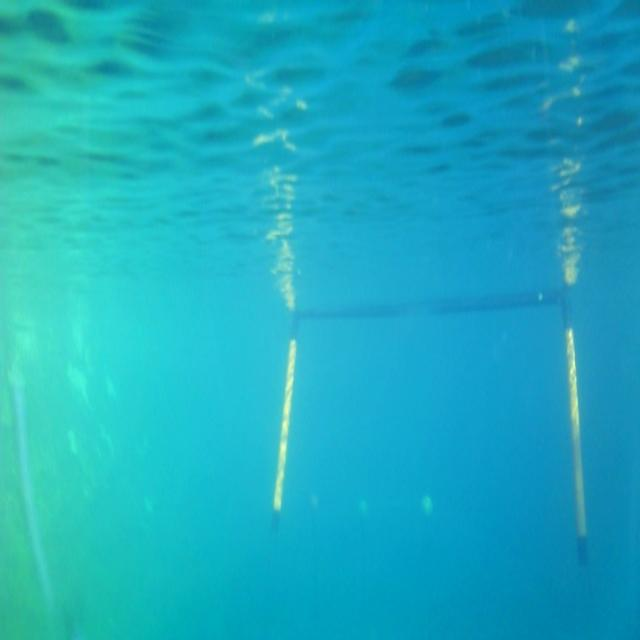
#> input picture data/custom/119.jpg, 640 x 640 px, given in place of 120.jpg.png, which was not available
$ python gate.py data/custom/119.jpg data/custom/120.jpg
#> lines starting #> are read from the running program, lines starting #| are printed output that depends on the picture; after the words box and inside, x2 and y2 are one past the last pixel; in counts of white or black regions, pixels touching at a corner belong together; pictures that were not available may be replaced by others from this repository, and a replacement may not be noted
import cv2
import numpy as np
import matplotlib.pyplot as plt
import copy
from skimage.data import page
from skimage.filters import (threshold_otsu, threshold_niblack, threshold_sauvola)
from skimage.transform import rotate
from scipy.signal import savgol_filter
from scipy import signal
import os
import sys
import time

###################################################
colorBalanceRatio = 20
lb = []
lc = []
le = []
ld = True
lf = []
lg = []
################################
# helpers and driver
################################


# [13 lines left out: functions show, show2, not called in this run]


def open(name, path1):
    #"/Users/rongk/Downloads/test.jpg"):
#> called with name = 'data/custom/119.jpg', path1 = 'data/custom/120.jpg'
    if name == "d":
        path0 = "/home/dhyang/Desktop/Vision/Vision/images/"
        #path0 = "/home/dhyang/Desktop/Vision/Vision/Neural_Net/Train/"
    #path = "/Users/rongk/Downloads/Vision-master/Vision-master/RoboticsImages/images/training15.png"
    #path = "/Users/rongk/Downloads/Vision-master/Vision-master/RoboticsImages/03.jpg"
    else:
        path0 = "/Users/rongk/Downloads/visionCode/Vision/test2/"
    path = path0+str(path1)
    if os.path.isfile(path+'.jpg'):
        img = cv2.imread(path+'.jpg')
    else:
        img = cv2.imread(path+'.png')
#> img is the input picture: shape (640, 640, 3); mean B, G, R 192, 172, 28
    return img


# [109 lines left out: functions analysis, detectNoteheadBlobs, reflect, IDilluRefDecompose, FsimpleColorBalance, not called in this run]
#@@@@@@@@@@@@@@@@@@@@@@@@@@@@@@@@@@@@@@@@@@@@@@@@@@@@@@@@@@@
#@@@@@@@@@@@@@@@@@@@@@@@@@@@@@@@@@@@@@@@@@@@@@@@@@@@@@@@@@@@


def binarization(img):
    img = cv2.GaussianBlur(img,(5,5),0)
    gray = cv2.cvtColor(img, cv2.COLOR_BGR2GRAY)
    #gray = cv2.bilateralFilter(gray,9,10,15)
    thresh1 = cv2.adaptiveThreshold(gray, 255, cv2.ADAPTIVE_THRESH_GAUSSIAN_C, cv2.THRESH_BINARY_INV, 35, 2)
    #ret, thresh1 = cv2.threshold(gray, 250, 255, cv2.THRESH_BINARY_INV)

    thresh1 = cv2.bitwise_not(thresh1)
    #thresh1 = cv2.bilateralFilter(thresh1,4,5,75)


    return thresh1

def rotateGetLines(image,graph):
    start = time.time()
    numDetected = -1
    lineLocs = []
    o = copy.deepcopy(image)
    o1 = copy.deepcopy(image)
    o1 = 255-o1
    csums = np.sum(o1,axis = 0)
    image = rotateToHorizontal(image)
    k = getLines(image)
    if k != -1:
        lineLocs.append(getLines(image))
    leeway = 40
    if len(lineLocs)==1:
        if lineLocs[0]-leeway >= 0:
            o[:,lineLocs[0]-leeway:lineLocs[0]]=255
        else:
            o[:,0:lineLocs[0]]=255

        if lineLocs[0]+leeway >= o.shape[1]:
            o[:,lineLocs[0]:-1]=255
        else:
            o[:,lineLocs[0]:lineLocs[0]+leeway]=255

    else:
        numDetected = 0
        return lineLocs,0
    image = rotateToHorizontal(o)
    #cv2.imshow("sdjfnskjf",image)
    k = getLines(image)
    if k!= -1:
        lineLocs.append(getLines(image))
    if len(lineLocs) == 2:
        numDetected = 2
    else:
        numDetected = 1
    if False:
        plt.plot(csums)
        for i in range(len(lineLocs)):
            #print(lineLocs[i])
            plt.axvline(x=lineLocs[i], color='r', linewidth=1)
        plt.ioff()
        plt.show()

    return lineLocs,numDetected


def getLines(newImg):
    newImg = 255-newImg
    csums = np.sum(newImg, axis=0)
    csums1 = copy.deepcopy(csums)
    leeway = 25
    #f = savgol_filter(csums1,101,2,0)
    #csums = np.subtract(csums,f)
    #csums = np.convolve(csums,[2,-1])
    csums2 = copy.deepcopy(csums)
    # [4 lines of commented-out code are left out]

    pred = np.argmax(csums)
    c1= newImg[:,pred]
    m= (int)(np.sum(c1)/255)
    if m<=20:
        return -1
    lhs = pred-leeway
    rhs = pred+leeway
    if lhs < 0:
        lhs = 0
    if rhs >= newImg.shape[1]:
        rhs = newImg.shape[1]-1
    csums[lhs:rhs] = 0


    newImg = cv2.cvtColor(newImg, cv2.COLOR_GRAY2BGR)
    #error = lineLocs[2][1]-(lineLocs[0][1]+lineLocs[1][1])/2
    error = 0
    return pred


# [17 lines left out: function plotLines, not called in this run]


def segment(image):
    mdpt = (int)(image.shape[0]/2)
#> mdpt = 320
    striph = 50
    return image[mdpt - striph: mdpt + striph, :]


def adjust(image):
    alphah = 1
    alphas = 1
    alphav = 1

    h, s, v = cv2.split(image)
    new_image = np.zeros(image.shape, image.dtype)
    h1, s1, v1 = cv2.split(new_image)

    maximum = h.mean()
    #maximum = h.min()
    beta = 127-alphah*maximum  # Simple brightness control
    h1 = cv2.convertScaleAbs(h, alpha=alphah, beta=beta)

    maximum = s.mean()
    beta =127-alphas*maximum  # Simple brightness control
    s1 = cv2.convertScaleAbs(s, alpha=alphas, beta=beta)

    maximum = v.mean()
    beta = 127-alphav*maximum  # Simple brightness control
    v1 = cv2.convertScaleAbs(v, alpha=alphav, beta=beta)

    new_image = cv2.merge([h1, s1, v1])
    return new_image


def adjustLAB(image):
    alphah = 1
    alphas = 0
    alphav = 5

    image = cv2.cvtColor(image, cv2.COLOR_BGR2YUV)
#> image: shape (100, 640, 3); mean of channels 0, 1, 2 143.8, 157.9, 38.7
    h, s, v = cv2.split(image)
    new_image = np.zeros(image.shape, image.dtype)
    h1, s1, v1 = cv2.split(new_image)
#> h1: shape (100, 640); every value is 0
#> new_image: shape (100, 640, 3); every value is 0

    maximum = h.mean()
#> maximum = 143.8
    #maximum = h.min()
    beta = 200-alphah*maximum  # Simple brightness control
#> beta = 56.22
    h1 = cv2.convertScaleAbs(h, alpha=alphah, beta=beta)
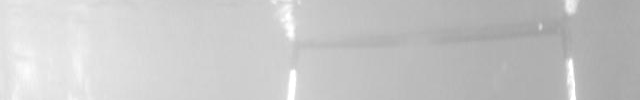
#> h1: shape (100, 640); min 161, max 255, mean 199.7

    maximum = s.mean()
#> maximum = 157.9
    beta = 127-alphas*maximum  # Simple brightness control
#> beta = 127
    s1 = cv2.convertScaleAbs(s, alpha=alphas, beta=beta)
#> s1: shape (100, 640); every value is 127

    maximum = v.mean()
#> maximum = 38.72
    beta = 127-alphav*maximum  # Simple brightness control
#> beta = -66.6
    v1 = cv2.convertScaleAbs(v, alpha=alphav, beta=beta)


    new_image = cv2.merge([h, s1, v1])
#> new_image: shape (100, 640, 3); mean of channels 0, 1, 2 143.8, 127, 124.6
    new_image = cv2.cvtColor(new_image,cv2.COLOR_YUV2BGR);
    return new_image

############################################

# [7 lines left out: function HoughLines, not called in this run]
    #cv2.imshow("lsdjjndldsjd",gray)


def rotateToHorizontal(img, lb=-20, ub=20, incr=1, topN=1):
    bestscore = -np.inf
    bestTheta = 0
    img = 255 - img
    for theta in np.arange(lb, ub, incr):
        imgRot = rotate(img,theta,resize = True,cval = 0)
        csums = np.sum(imgRot, axis=0)
        curscore = np.max(csums)
        if curscore >  bestscore:
            bestscore = curscore
            bestTheta = theta

    result = rotate(img,bestTheta,resize = True,cval = 0)
    #np.set_printoptions(threshold=sys.maxsize)
    #print(result)
    #print(bestTheta,bestscore)
    img  = 255 - 255*result
    img = img.astype(np.uint8)
    return img

# [34 lines left out: function findLeft, not called in this run]

def mainImg(img):
    start_time = time.time()
    original = img
    origin = copy.deepcopy(original)

    o1 = original

    segmented = segment(original)

    #segmented = reflect(original)


    segmented = adjustLAB(segmented)

    #print(time.time()-start_time)

    segmented = adjust(segmented)
#> in adjust, `h, s, v = cv2.split(image)`:
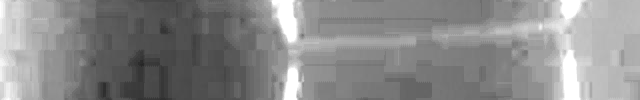
#> v: shape (100, 640); min 36, max 255, mean 138.4
#> in adjust, `maximum = h.mean()`: maximum = 141.8
#> in adjust, `beta = 127-alphah*maximum`: beta = -14.78
#> in adjust, `maximum = s.mean()`: maximum = 146.1
#> in adjust, `beta =127-alphas*maximum`: beta = -19.09
#> in adjust, `maximum = v.mean()`: maximum = 138.4
#> in adjust, `beta = 127-alphav*maximum`: beta = -11.43
    # Higher discernability = lower distinguishing power

    discernability = 25

    newImg = cv2.medianBlur(segmented, discernability)
    newImg = 255-cv2.absdiff(segmented, newImg)

    # [4 lines of commented-out code are left out]

    newImg1 = binarization(newImg)
#> in binarization, `thresh1 = cv2.adaptiveThreshold(gray, 255, cv2.ADAPTIVE_THRESH_GAUSSIA..`:
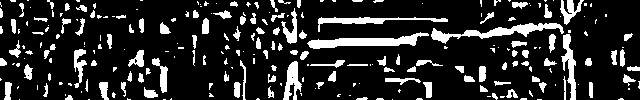
#> thresh1: shape (100, 640); 16.2% white; 249 white regions (131 under 20 px), largest, box (x1, y1, x2, y2) and area: (307, 32, 429, 49) 918, (431, 23, 564, 44) 873, (318, 17, 448, 32) 546
    newImg1 = 255-newImg1
    #newImg1 = np.multiply(newImg1,mask)
    newImg1 = 255-newImg1

    for i in range(1):
        newImg1 = cv2.dilate(newImg1,np.ones((5,1)),iterations = 2)
        newImg1 = cv2.erode(newImg1,np.ones((5,1)),iterations = 1)
    newImg1 = cv2.erode(newImg1,np.ones((5,1)),iterations = 1)
#> newImg1: shape (100, 640); 94% white; 73 black regions (26 under 20 px), largest, box (x1, y1, x2, y2) and area: (563, 34, 576, 100) 369, (284, 61, 298, 100) 347, (286, 8, 297, 44) 182
    #newImg1 = cv2.dilate(newImg1,np.ones((1,5)),iterations = 1)
    newImg1 = cv2.erode(newImg1,np.ones((1,3)),iterations = 1)
#> newImg1: shape (100, 640); 90.5% white; 68 black regions, largest, box (x1, y1, x2, y2) and area: (562, 34, 577, 100) 561, (283, 61, 302, 100) 492, (283, 8, 298, 44) 294


    #print("before:" + str(time.time()-start_time))

    lineLocs,numDetected = rotateGetLines(newImg1,True)
#> in rotateGetLines, `csums = np.sum(o1,axis = 0)`: csums = 640 values, max 19635 at index 296, min 0 at index 3, mean 2411.7
#> the loop in rotateToHorizontal, `for theta in np.arange(lb, ub, incr):` made 40 passes
#> (curscore, bestscore) on passes 1, 2, 7, 8, 9, 10, 11, 12, 13: (53.17, 53.17), (55.65, 55.65), (58.79, 58.79), (63.91, 63.91), (65.24, 65.24), (71.57, 71.57), (84.51, 84.51), (91.17, 91.17), (91.9, 91.9)
#> curscore on passes 3, 4, 5, 6, 14, 15: 54.23, 49.14, 49.87, 54.43, 91.68, 91.5
#> pass 1, in rotateToHorizontal, `imgRot = rotate(img,theta,resize = True,cval = 0)`:
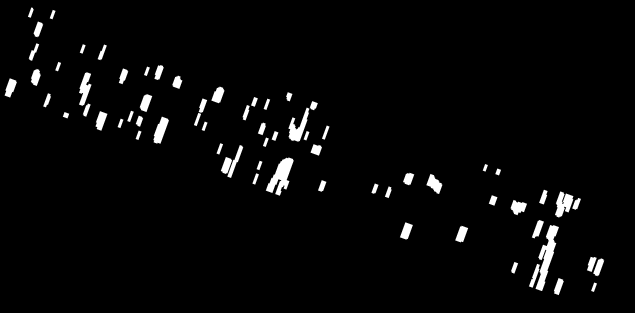
#> imgRot: shape (313, 635) float64; min 0, max 1, mean 0.0305
#> after the loop in rotateToHorizontal, `for theta in np.arange(lb, ub, incr):`: bestTheta = -8; bestscore = 91.9
#> in rotateToHorizontal, `img  = 255 - 255*result`:
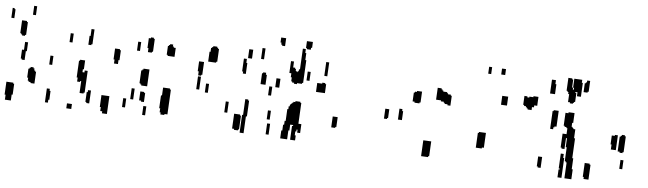
#> img: shape (188, 648) float64; min 0, max 255, mean 242.3
#> in getLines, `csums = np.sum(newImg, axis=0)`: csums = 648 values, max 23436 at index 570, min 0 at index 0, mean 2384.3
#> in getLines, `csums1 = copy.deepcopy(csums)`: csums1 has the same summary as csums
#> in getLines, `csums2 = copy.deepcopy(csums)`: csums2 has the same summary as csums
#> in getLines, `pred = np.argmax(csums)`: pred = 570
#> in getLines, `c1= newImg[:,pred]`: c1 = 188 values, max 255 at index 79, min 0 at index 0, mean 124.7
#> in getLines, `m= (int)(np.sum(c1)/255)`: m = 91
#> in getLines, `lhs = pred-leeway`: lhs = 545
#> in getLines, `rhs = pred+leeway`: rhs = 595
#> in rotateGetLines, `k = getLines(image)`: k = 570
#> in rotateGetLines, `o[:,lineLocs[0]:lineLocs[0]+leeway]=255`:
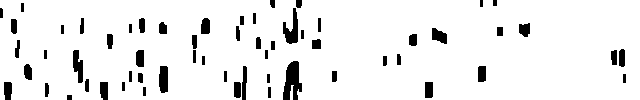
#> o: shape (100, 640); 92.6% white; 60 black regions, largest, box (x1, y1, x2, y2) and area: (283, 61, 302, 100) 492, (283, 8, 298, 44) 294, (73, 50, 83, 83) 223
#> call 2 of rotateToHorizontal, with lb = -20, ub = 20, incr = 1, topN = 1
#> the loop in rotateToHorizontal (call 2), `for theta in np.arange(lb, ub, incr):` made 40 passes
#> (curscore, bestscore) on passes 1, 3, 4, 5, 6, 7, 8, 10, 11, 12, 17, 18: (39.18, 39.18), (39.78, 39.78), (43.95, 43.95), (47.81, 47.81), (51.94, 51.94), (52.87, 52.87), (53.98, 53.98), (55.18, 55.18), (57.93, 57.93), (59.17, 59.17), (63.7, 63.7), (67.16, 67.16)
#> curscore on passes 2, 9, 13, 14, 15, 16: 38.97, 51.94, 57.22, 55.6, 52.73, 59.17
#> after the loop in rotateToHorizontal (call 2), `for theta in np.arange(lb, ub, incr):`: bestTheta = 5; bestscore = 77.7
#> in rotateToHorizontal (call 2), `img  = 255 - 255*result`:
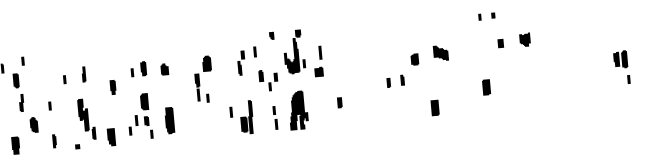
#> img: shape (155, 646) float64; min 0, max 255, mean 242.9
#> in rotateGetLines, `k = getLines(image)`: k = 295
#> lineLocs = [570, 295]; numDetected = 2
    print("DONE "+str(time.time()-start_time))
	# [16 lines of commented-out code are left out]

    return lineLocs
####################################################
#########################################################
#####################################################


def main():
    if sys.argv[2]=='all':
        for i in range(1,126):
            img = open(sys.argv[1], i)
            b = mainImg(img)
            cv2.imwrite("/home/dhyang/Desktop/Vision/Vision/Neural_Net/Train_binarized/"+str(i)+".jpg",b)
    else:
        img = open(sys.argv[1], sys.argv[2])
        b = mainImg(img)
#> b = [570, 295]
        cv2.imshow("Result",img)
        #cv2.imshow("binarized",b)
        cv2.waitKey(0)
        cv2.destroyAllWindows()

if __name__ == "__main__":
    main()

$ run again, on data/custom/120.jpg
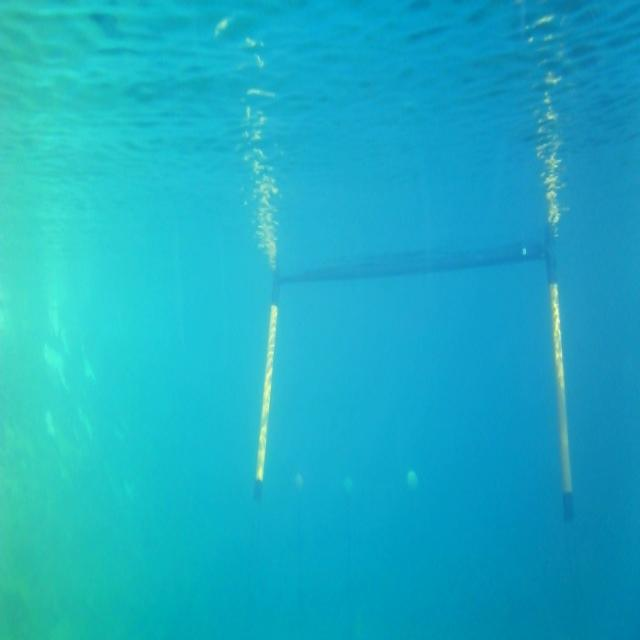
#> input picture data/custom/120.jpg, 640 x 640 px, given in place of 120.jpg.png, which was not available
#> in open, img is the input picture: shape (640, 640, 3); mean B, G, R 195.7, 173, 26.1
#> image: shape (100, 640, 3); mean of channels 0, 1, 2 142.9, 159.1, 36.5
#> in adjustLAB, `maximum = h.mean()`: maximum = 142.9
#> in adjustLAB, `beta = 200-alphah*maximum`: beta = 57.08
#> in adjustLAB, `maximum = s.mean()`: maximum = 159.1
#> in adjustLAB, `beta = 127-alphas*maximum`: beta = 127
#> in adjustLAB, `maximum = v.mean()`: maximum = 36.54
#> in adjustLAB, `beta = 127-alphav*maximum`: beta = -55.68
#> in adjust, `maximum = h.mean()`: maximum = 140.9
#> in adjust, `beta = 127-alphah*maximum`: beta = -13.92
#> in adjust, `maximum = s.mean()`: maximum = 146
#> in adjust, `beta =127-alphas*maximum`: beta = -18.97
#> in adjust, `maximum = v.mean()`: maximum = 136.1
#> in adjust, `beta = 127-alphav*maximum`: beta = -9.1
#> in binarization, `thresh1 = cv2.adaptiveThreshold(gray, 255, cv2.ADAPTIVE_THRESH_GAUSSIA..`:
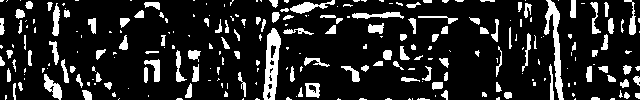
#> thresh1: shape (100, 640); 15% white; 254 white regions (136 under 20 px), largest, box (x1, y1, x2, y2) and area: (263, 28, 281, 100) 757, (544, 0, 564, 100) 685, (290, 0, 335, 14) 258
#> o1: shape (100, 640); 11.6% white; 79 white regions (1 under 20 px), largest, box (x1, y1, x2, y2) and area: (263, 28, 281, 100) 927, (545, 0, 564, 100) 863, (52, 3, 60, 36) 218
#> in rotateGetLines, `csums = np.sum(o1,axis = 0)`: csums = 640 values, max 22950 at index 275, min 0 at index 11, mean 2948.8
#> the loop in rotateToHorizontal, `for theta in np.arange(lb, ub, incr):` made 40 passes
#> (curscore, bestscore) on passes 1, 3, 4, 5, 6, 7, 8, 9: (44.64, 44.64), (45.93, 45.93), (46.84, 46.84), (49.47, 49.47), (52.74, 52.74), (55.74, 55.74), (61.29, 61.29), (68.55, 68.55)
#> after the loop in rotateToHorizontal, `for theta in np.arange(lb, ub, incr):`: bestTheta = -7; bestscore = 100.7
#> in getLines, `csums = np.sum(newImg, axis=0)`: csums = 647 values, max 25687 at index 558, min 0 at index 0, mean 2919.8
#> csums1 has the same summary as csums
#> csums2 has the same summary as csums
#> pred = 558
#> c1 = 177 values, max 255 at index 68, min 0 at index 0, mean 145.1
#> m = 100
#> lhs = 533
#> rhs = 583
#> in rotateGetLines, `k = getLines(image)`: k = 558
#> the loop in rotateToHorizontal (call 2), `for theta in np.arange(lb, ub, incr):` made 40 passes
#> (curscore, bestscore) on passes 1 to 8: (43.69, 43.69), (44.48, 44.48), (45.93, 45.93), (46.84, 46.84), (49.47, 49.47), (52.74, 52.74), (54.84, 54.84), (58.35, 58.35)
#> after the loop in rotateToHorizontal (call 2), `for theta in np.arange(lb, ub, incr):`: bestTheta = 7; bestscore = 91.68
#> in rotateToHorizontal (call 2), `img  = 255 - 255*result`:
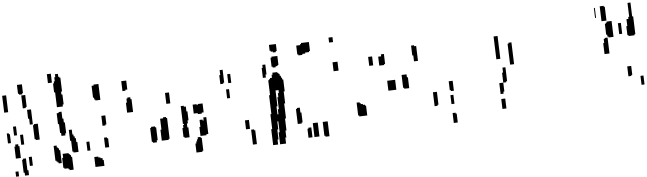
#> img: shape (177, 647) float64; min 0, max 255, mean 242.3
#> in rotateGetLines, `k = getLines(image)`: k = 274
#> lineLocs = [558, 274]; numDetected = 2
#> b = [558, 274]
